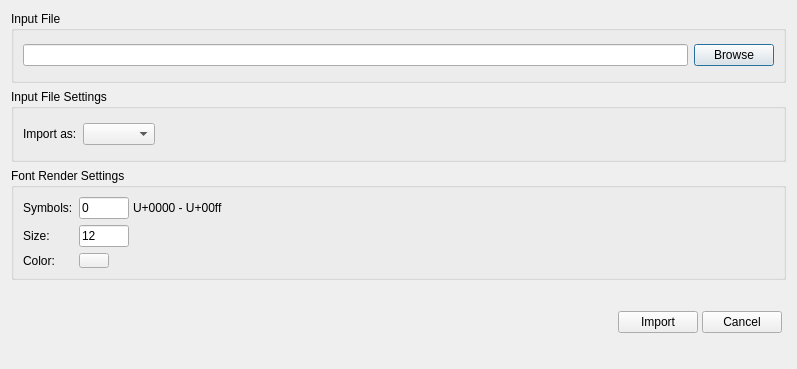
<?xml version="1.0" encoding="UTF-8"?>
<ui version="4.0">
 <class>ImportDialog</class>
 <widget class="QDialog" name="ImportDialog">
  <property name="geometry">
   <rect>
    <x>0</x>
    <y>0</y>
    <width>797</width>
    <height>369</height>
   </rect>
  </property>
  <property name="windowTitle">
   <string>Import</string>
  </property>
  <property name="modal">
   <bool>true</bool>
  </property>
  <layout class="QVBoxLayout" name="verticalLayout">
   <item>
    <widget class="QGroupBox" name="inputFileGroupBox">
     <property name="title">
      <string>Input File</string>
     </property>
     <layout class="QHBoxLayout" name="horizontalLayout_0">
      <item>
       <widget class="QLineEdit" name="inputFileEdit">
        <property name="readOnly">
         <bool>true</bool>
        </property>
       </widget>
      </item>
      <item>
       <widget class="QPushButton" name="inputFileBrowseButton">
        <property name="text">
         <string>Browse</string>
        </property>
       </widget>
      </item>
     </layout>
    </widget>
   </item>
   <item>
    <widget class="QGroupBox" name="inputFileSettingsGroupBox">
     <property name="title">
      <string>Input File Settings</string>
     </property>
     <layout class="QGridLayout" name="gridLayout">
      <item row="0" column="0">
       <widget class="QLabel" name="inputFileTypeLabel">
        <property name="text">
         <string>Import as:</string>
        </property>
       </widget>
      </item>
      <item row="0" column="1">
       <widget class="QComboBox" name="typeComboBox"/>
      </item>
      <item row="0" column="2">
       <spacer name="horizontalSpacer1">
        <property name="orientation">
         <enum>Qt::Horizontal</enum>
        </property>
        <property name="sizeHint" stdset="0">
         <size>
          <width>0</width>
          <height>0</height>
         </size>
        </property>
       </spacer>
      </item>
      <item row="1" column="2">
       <spacer name="horizontalSpacer2">
        <property name="orientation">
         <enum>Qt::Horizontal</enum>
        </property>
        <property name="sizeHint" stdset="0">
         <size>
          <width>0</width>
          <height>0</height>
         </size>
        </property>
       </spacer>
      </item>
     </layout>
    </widget>
   </item>
   <item>
    <widget class="QGroupBox" name="fontRenderGroupBox">
     <property name="title">
      <string>Font Render Settings</string>
     </property>
     <layout class="QGridLayout" name="gridLayout_2">
      <item row="0" column="0">
       <widget class="QLabel" name="fontSymbolsLabel">
        <property name="text">
         <string>Symbols:</string>
        </property>
       </widget>
      </item>
      <item row="0" column="1">
       <widget class="QWidget" name="fontSymbolsFieldWidget" native="true">
        <property name="minimumSize">
         <size>
          <width>170</width>
          <height>0</height>
         </size>
        </property>
        <property name="maximumSize">
         <size>
          <width>170</width>
          <height>16777215</height>
         </size>
        </property>
        <layout class="QHBoxLayout" name="horizontalLayout_2">
         <property name="spacing">
          <number>4</number>
         </property>
         <property name="leftMargin">
          <number>0</number>
         </property>
         <property name="topMargin">
          <number>0</number>
         </property>
         <property name="rightMargin">
          <number>0</number>
         </property>
         <property name="bottomMargin">
          <number>0</number>
         </property>
         <item>
          <widget class="QLineEdit" name="fontSymbolsEdit">
           <property name="minimumSize">
            <size>
             <width>50</width>
             <height>0</height>
            </size>
           </property>
           <property name="maximumSize">
            <size>
             <width>50</width>
             <height>16777215</height>
            </size>
           </property>
           <property name="text">
            <string>0</string>
           </property>
          </widget>
         </item>
         <item>
          <widget class="QLabel" name="fontSymbolsRangeLabel">
           <property name="minimumSize">
            <size>
             <width>120</width>
             <height>0</height>
            </size>
           </property>
           <property name="maximumSize">
            <size>
             <width>120</width>
             <height>16777215</height>
            </size>
           </property>
           <property name="text">
            <string>U+0000 - U+00ff</string>
           </property>
          </widget>
         </item>
        </layout>
       </widget>
      </item>
      <item row="0" column="2">
       <spacer name="horizontalSpacer3">
        <property name="orientation">
         <enum>Qt::Horizontal</enum>
        </property>
        <property name="sizeHint" stdset="0">
         <size>
          <width>0</width>
          <height>0</height>
         </size>
        </property>
       </spacer>
      </item>
      <item row="1" column="0">
       <widget class="QLabel" name="fontSizeLabel">
        <property name="text">
         <string>Size:</string>
        </property>
       </widget>
      </item>
      <item row="1" column="1">
       <widget class="QWidget" name="fontSizeFieldWidget" native="true">
        <property name="minimumSize">
         <size>
          <width>50</width>
          <height>0</height>
         </size>
        </property>
        <property name="maximumSize">
         <size>
          <width>50</width>
          <height>16777215</height>
         </size>
        </property>
        <layout class="QHBoxLayout" name="horizontalLayout_3">
         <property name="spacing">
          <number>4</number>
         </property>
         <property name="leftMargin">
          <number>0</number>
         </property>
         <property name="topMargin">
          <number>0</number>
         </property>
         <property name="rightMargin">
          <number>0</number>
         </property>
         <property name="bottomMargin">
          <number>0</number>
         </property>
         <item>
          <widget class="QLineEdit" name="fontSizeEdit">
           <property name="minimumSize">
            <size>
             <width>50</width>
             <height>0</height>
            </size>
           </property>
           <property name="maximumSize">
            <size>
             <width>50</width>
             <height>16777215</height>
            </size>
           </property>
           <property name="text">
            <string>12</string>
           </property>
          </widget>
         </item>
        </layout>
       </widget>
      </item>
      <item row="1" column="2">
       <spacer name="horizontalSpacer4">
        <property name="orientation">
         <enum>Qt::Horizontal</enum>
        </property>
        <property name="sizeHint" stdset="0">
         <size>
          <width>0</width>
          <height>0</height>
         </size>
        </property>
       </spacer>
      </item>
      <item row="2" column="0">
       <widget class="QLabel" name="fontColorLabel">
        <property name="text">
         <string>Color:</string>
        </property>
       </widget>
      </item>
      <item row="2" column="1">
       <widget class="QWidget" name="fontColorFieldWidget" native="true">
        <property name="minimumSize">
         <size>
          <width>30</width>
          <height>0</height>
         </size>
        </property>
        <property name="maximumSize">
         <size>
          <width>30</width>
          <height>16777215</height>
         </size>
        </property>
        <layout class="QHBoxLayout" name="horizontalLayout_4">
         <property name="spacing">
          <number>4</number>
         </property>
         <property name="leftMargin">
          <number>0</number>
         </property>
         <property name="topMargin">
          <number>0</number>
         </property>
         <property name="rightMargin">
          <number>0</number>
         </property>
         <property name="bottomMargin">
          <number>0</number>
         </property>
         <item>
          <widget class="QPushButton" name="fontColorButton">
           <property name="minimumSize">
            <size>
             <width>30</width>
             <height>15</height>
            </size>
           </property>
           <property name="maximumSize">
            <size>
             <width>30</width>
             <height>15</height>
            </size>
           </property>
          </widget>
         </item>
        </layout>
       </widget>
      </item>
      <item row="2" column="2">
       <spacer name="horizontalSpacer5">
        <property name="orientation">
         <enum>Qt::Horizontal</enum>
        </property>
        <property name="sizeHint" stdset="0">
         <size>
          <width>0</width>
          <height>0</height>
         </size>
        </property>
       </spacer>
      </item>
     </layout>
    </widget>
   </item>
   <item>
    <widget class="QWidget" name="exportButtonsWidget" native="true">
     <layout class="QHBoxLayout" name="horizontalLayout_5">
      <property name="spacing">
       <number>4</number>
      </property>
      <property name="leftMargin">
       <number>4</number>
      </property>
      <property name="topMargin">
       <number>4</number>
      </property>
      <property name="rightMargin">
       <number>4</number>
      </property>
      <property name="bottomMargin">
       <number>4</number>
      </property>
      <item>
       <spacer name="horizontalSpacer6">
        <property name="orientation">
         <enum>Qt::Horizontal</enum>
        </property>
        <property name="sizeHint" stdset="0">
         <size>
          <width>0</width>
          <height>0</height>
         </size>
        </property>
       </spacer>
      </item>
      <item>
       <widget class="QPushButton" name="importButton">
        <property name="text">
         <string>Import</string>
        </property>
       </widget>
      </item>
      <item>
       <widget class="QPushButton" name="importCancelButton">
        <property name="text">
         <string>Cancel</string>
        </property>
       </widget>
      </item>
     </layout>
    </widget>
   </item>
  </layout>
 </widget>
 <resources/>
 <connections/>
</ui>
